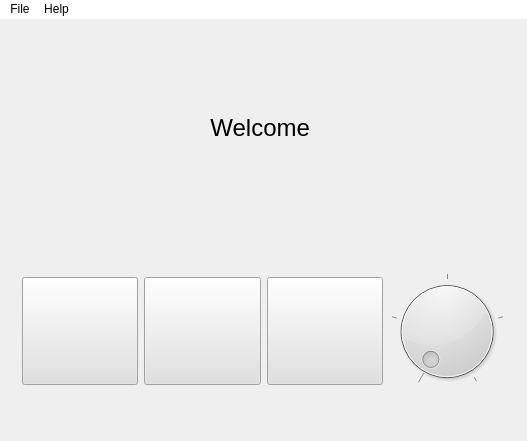
<?xml version="1.0" encoding="UTF-8"?>
<ui version="4.0">
 <class>MainWindow</class>
 <widget class="QMainWindow" name="MainWindow">
  <property name="geometry">
   <rect>
    <x>0</x>
    <y>0</y>
    <width>527</width>
    <height>441</height>
   </rect>
  </property>
  <property name="windowTitle">
   <string>Ca$:H</string>
  </property>
  <widget class="QWidget" name="centralWidget">
   <layout class="QVBoxLayout" name="verticalLayout">
    <item>
     <widget class="QLabel" name="label">
      <property name="text">
       <string>&lt;html&gt;&lt;head/&gt;&lt;body&gt;&lt;p align=&quot;center&quot;&gt;&lt;span style=&quot; font-size:18pt;&quot;&gt;Welcome &lt;/span&gt;&lt;/p&gt;&lt;/body&gt;&lt;/html&gt;</string>
      </property>
     </widget>
    </item>
    <item>
     <widget class="QWidget" name="horizontalWidget" native="true">
      <property name="styleSheet">
       <string notr="true">height: 100px;</string>
      </property>
      <layout class="QHBoxLayout" name="horizontalLayout">
       <item>
        <widget class="QPushButton" name="button_scientist">
         <property name="enabled">
          <bool>true</bool>
         </property>
         <property name="styleSheet">
          <string notr="true">background-color: rgb(225, 225, 225);</string>
         </property>
         <property name="text">
          <string/>
         </property>
         <property name="icon">
          <iconset resource="aukaefni.qrc">
           <normaloff>:/images/pictures/viso.png</normaloff>:/images/pictures/viso.png</iconset>
         </property>
         <property name="iconSize">
          <size>
           <width>50</width>
           <height>50</height>
          </size>
         </property>
        </widget>
       </item>
       <item>
        <widget class="QPushButton" name="button_link">
         <property name="baseSize">
          <size>
           <width>0</width>
           <height>0</height>
          </size>
         </property>
         <property name="styleSheet">
          <string notr="true">background-color: rgb(225, 225, 225);</string>
         </property>
         <property name="text">
          <string/>
         </property>
         <property name="icon">
          <iconset resource="aukaefni.qrc">
           <normaloff>:/images/pictures/linking.png</normaloff>:/images/pictures/linking.png</iconset>
         </property>
         <property name="iconSize">
          <size>
           <width>150</width>
           <height>150</height>
          </size>
         </property>
        </widget>
       </item>
       <item>
        <widget class="QPushButton" name="button_computers">
         <property name="enabled">
          <bool>true</bool>
         </property>
         <property name="styleSheet">
          <string notr="true">background-color: rgb(225, 225, 225);</string>
         </property>
         <property name="text">
          <string/>
         </property>
         <property name="icon">
          <iconset resource="aukaefni.qrc">
           <normaloff>:/images/pictures/comp.png</normaloff>:/images/pictures/comp.png</iconset>
         </property>
         <property name="iconSize">
          <size>
           <width>50</width>
           <height>50</height>
          </size>
         </property>
        </widget>
       </item>
       <item>
        <widget class="QDial" name="colorDial">
         <property name="styleSheet">
          <string notr="true">background-color: rgb(225, 225, 225);</string>
         </property>
         <property name="maximum">
          <number>4</number>
         </property>
         <property name="notchesVisible">
          <bool>true</bool>
         </property>
        </widget>
       </item>
      </layout>
     </widget>
    </item>
   </layout>
  </widget>
  <widget class="QMenuBar" name="menuBar">
   <property name="geometry">
    <rect>
     <x>0</x>
     <y>0</y>
     <width>527</width>
     <height>21</height>
    </rect>
   </property>
   <property name="autoFillBackground">
    <bool>false</bool>
   </property>
   <property name="styleSheet">
    <string notr="true">background-color: rgb(255, 255, 255);
selection-color: rgb(0, 0, 0);
selection-background-color: rgb(208, 239, 255);</string>
   </property>
   <widget class="QMenu" name="menuFile">
    <property name="mouseTracking">
     <bool>true</bool>
    </property>
    <property name="title">
     <string>File</string>
    </property>
    <addaction name="actionExit"/>
   </widget>
   <widget class="QMenu" name="menuHelp">
    <property name="title">
     <string>Help</string>
    </property>
    <addaction name="separator"/>
    <addaction name="actionAbout"/>
   </widget>
   <addaction name="menuFile"/>
   <addaction name="menuHelp"/>
  </widget>
  <action name="actionExit">
   <property name="text">
    <string>Exit</string>
   </property>
  </action>
  <action name="actionAbout">
   <property name="text">
    <string>About</string>
   </property>
  </action>
 </widget>
 <layoutdefault spacing="6" margin="11"/>
 <resources>
  <include location="aukaefni.qrc"/>
 </resources>
 <connections>
  <connection>
   <sender>actionExit</sender>
   <signal>triggered()</signal>
   <receiver>MainWindow</receiver>
   <slot>close()</slot>
   <hints>
    <hint type="sourcelabel">
     <x>-1</x>
     <y>-1</y>
    </hint>
    <hint type="destinationlabel">
     <x>263</x>
     <y>220</y>
    </hint>
   </hints>
  </connection>
 </connections>
</ui>
